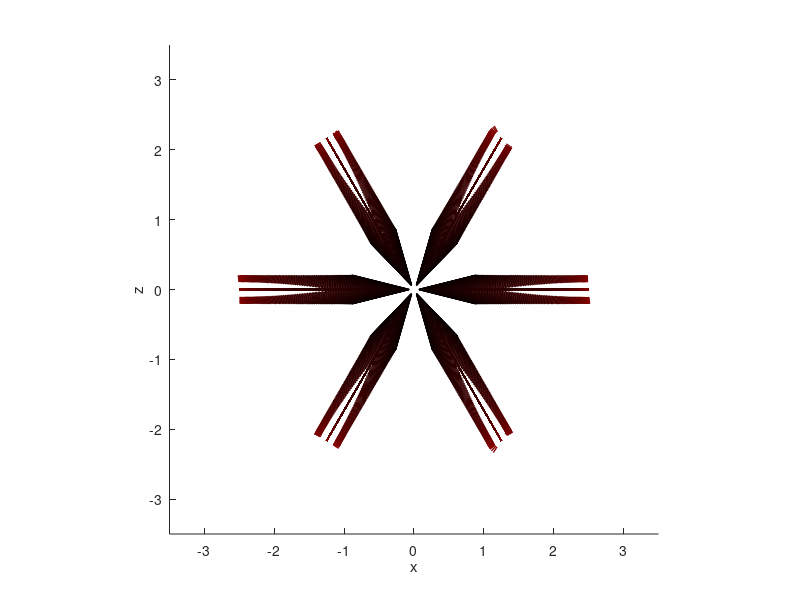

Source code (MATLAB):
function [] = circlenearfield()
% This function explores the dynamics of a circle of squirmers in the lubrication regime 
% It provides a demonstration of how the function isstable computed the stability of the cluster 
% The figure displays the orientation of each swimmer as an arrow which goes from black to yellow in time 
% The simulation stops if the circle is unstable and displays the time at which it broke apart 

% set the properties of the circle 
N = 6;                  % number of squirmers
beta = -.2;             %squirmer parameter
h= 1.01;                % height above the wall (if h>2, this is the bulk configuration) 
wall2= 0;               % one for two walls 
epsis = 0.5;            % epsilon: separation between closest neighbours 
theta0 = 0;             % initial polar angle 

% Numerical parameters 
T = 5000;               % length of simulation
dt = 0.001;             % time step 
R = 1;
v0 = 1;
contnoise = 0.0001;     % noise at each time step
ininoise = 0;           % noise in the initial configuration 
td = 1;                 %if 3D noise (as opposed to in-plane for phi only) 

X = zeros(3,N,T);
E = zeros(3,N,T);

cm = colormap(hot(floor(T*1.2)));


% circle configuration
D = (epsis/2+1)./sin(pi/N);
X(:,:,1) = [D*cos((1:1:N)*2*pi./N);h.*ones(1,N);D*sin((1:1:N)*2*pi./N)];
E(:,:,1) = [-cos(theta0).*cos((1:1:N)*2*pi./N);sin(theta0).*ones(1,N);-cos(theta0).*sin((1:1:N)*2*pi./N)];


% noise
if td == 1, E(:,:,1) = E(:,:,1)+ [2*ininoise.*(rand(1,N)-1/2);2*ininoise.*(rand(1,N)-1/2);2*ininoise.*(rand(1,N)-1/2)];
else %E(:,:,1) = E(:,:,1) + [zeros(1,N); 0.1,-0.1,0.1,-0.1,0.1, -0.1,0.1,-0.1,0.1,-0.1; zeros(1,N)];
    E(:,:,1) = E(:,:,1) + [2*ininoise.*(rand(1,N)-1/2);0.*(rand(1,N)-1/2);2*ininoise.*(rand(1,N)-1/2)];
end

E(:,:,1)= E(:,:,1)./repmat(vecnorm(E(:,:,1)),3,1);

figure
clf
hold on;

quiver3(X(1,:,1),X(3,:,1),X(2,:,1),E(1,:,1),E(3,:,1),E(2,:,1),'LineWidth',1,'Color',cm(1,:));
drawnow();
xlabel('x'); ylabel('z');


unstable =0;

for t = 2:T
    for i = 1:N
        Omi = zeros(3,1);
        for j = [1:i-1, i+1:N]

            epsij = norm(X(:,i,t-1)-X(:,j,t-1)) - 2;
            if epsij < 1

                %disp([i,j])
                eparih = (X(:,j,t-1)-X(:,i,t-1))./norm(X(:,j,t-1)-X(:,i,t-1));

                Omi = Omi + log(1./epsij)*12/(40*R)*v0*( (1+beta*dot(E(:,i,t-1), eparih) ) *cross( eparih, E(:,i,t-1)));
                Omi = Omi + log(1./epsij)*3/(40*R)*v0* ( (1+beta*dot(E(:,j,t-1), -eparih) ) *cross(-eparih, E(:,j,t-1)));

                %                 if i == N
                %                     j
                %                     dot(E(:,i,t-1), -eparih)
                %                     cos(asin(E(2,i,t-1)))*sin(pi/N)
                %                     cross(eparih, E(:,i,t-1))
                %                     cross(-eparih, E(:,j,t-1))
                %                     sin(asin(E(2,i,t-1)))*sin(pi/N)
                %
                %                     if j ==8, return; end
                %                 end
                if isnan(Omi), return; end
            end
        end

        E(:,i,t) = E(:,i,t-1)+dt.*cross(Omi,E(:,i,t-1));
        X(:,i,t) = X(:,i,t-1);
    end

    if h<2
        for i = 1:N
            Omw = log(1./(h-1))*24/(40*R)*v0* (1 - beta * E(2,i,t-1)) *cross([0;-1;0],[E(1,i,t-1);0;E(3,i,t-1)]);
            E(:,i,t) = E(:,i,t) + dt.*cross(Omw,E(:,i,t-1));
            if wall2==1
                Omw2 = log(1./(h-1))*24/(40*R)*v0* (1 + beta * E(2,i,t-1)) *cross([0;1;0],[E(1,i,t-1);0;E(3,i,t-1)]);
                E(:,i,t) = E(:,i,t) + dt.*cross(Omw2,E(:,i,t-1));
            end
        end
    end

    % 2D
    %E(2,:,t)= 0.*E(2,:,t);

    if td == 1
        E(:,:,t) = E(:,:,t) + contnoise.*2*(rand(3,N)-1/2).*[ones(1,N);ones(1,N);ones(1,N)];
    else
        E(:,:,t) = E(:,:,t) + contnoise.*2*(rand(3,N)-1/2).*[ones(1,N);zeros(1,N);ones(1,N)];
    end

    E(:,:,t)= E(:,:,t)./repmat(vecnorm(E(:,:,t)),3,1);

    if mod(t,10)==0
        quiver3(X(1,:,t),X(3,:,t),X(2,:,t),E(1,:,t),E(3,:,t),E(2,:,t),'LineWidth',1,'Color',cm(t,:));
        view(2)
        daspect([1 1 1]);
        zlim([h-2,h+2]); xlim([-D-1,D+1]); ylim([-D-1,D+1]);
        drawnow();
    end

    theta = asin(E(2,:,t));
    u = -[X(1,:,t);zeros(1,N);X(3,:,t)];  v= [E(1,:,t);zeros(1,N);E(3,:,t)]; u = u./norm(u); v = v./norm(v);
    phi  = - atan2(dot([zeros(1,N);ones(1,N);zeros(1,N)],cross(u,v)),dot(u,v));

    ac = pi/2-pi/N; if N ==2, ac = pi/2; end
    % if max(abs(phi))> ac, disp(phi); disp(theta); disp('outwards'); return; end

    if unstable == 0 && max(abs(phi))> ac, disp('unstable azimuthal'); unstable=1; end
    if unstable == 0 && max(abs(theta))>pi/2+0.1, disp('unstable polar' ); unstable =1;  end

    if unstable ==1, disp(t); return; end
end

disp(['\theta _{max} = ', num2str(mean(abs(theta)))]);
disp(['\delta \phi _{max} = ',num2str(max(abs(phi)))]);

daspect([1 1 1]);


end

